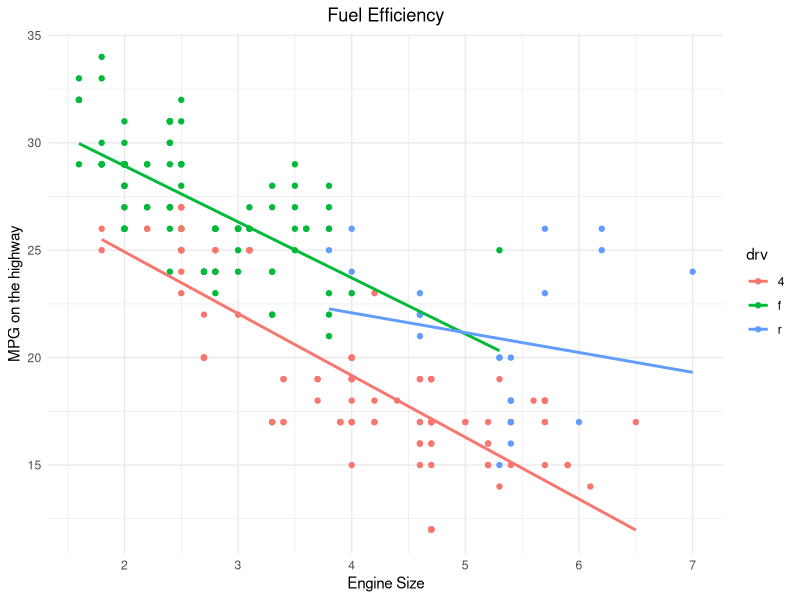

The R script that drew this image: (Note: this script raises an error after producing the figure.)
library(tidyverse)
data()
?mpg
View(mpg)
glimpse(mpg)

names(mpg)

mpg %>% 
  filter(hwy < 35) %>% 
  ggplot(aes(x = displ,
             y = hwy,
             colour = drv))+
  geom_point()+
  geom_smooth(method = lm,
              se = F)+
  labs(x = "Engine Size",
       y = "MPG on the highway",
       title = "Fuel Efficiency")+
  theme_minimal()+
  theme(plot.title = element_text(hjust = 0.5))+
  ggsave("MPG_hwy.jpg")
###########################################################################

mpg %>% 
  ggplot(aes(x = displ,
             y = hwy,
             colour = drv))+
  geom_point()+
  geom_smooth(method = lm,
              se = F)+
  labs(x = "Engine Size",
       y = "MPG on the highway",
       title = "Fuel Efficiency")+
  theme_minimal()+
  theme(plot.title = element_text(hjust = 0.5))


mpg %>% 
  ggplot(aes(x = displ,
             y = hwy,
             colour = drv))+
  geom_point()+
  geom_smooth(method = lm)+
  labs(x = "Engine Size",
       y = "MPG on the highway",
       title = "Fuel Efficiency")+
  theme_minimal()+
  theme(plot.title = element_text(hjust = 0.5))


mpg %>% 
  ggplot(aes(x = displ,
             y = hwy,
             colour = drv))+
  geom_point()+
  geom_smooth()+
  labs(x = "Engine Size",
       y = "MPG on the highway",
       title = "Fuel Efficiency")+
  theme_minimal()+
  theme(plot.title = element_text(hjust = 0.5))


mpg %>% 
  filter(hwy < 35) %>% 
  ggplot(aes(x = displ,
             y = hwy))+
  geom_point()+
  geom_smooth(method = lm,
              se = F)+
  labs(x = "Engine Size",
       y = "MPG on the highway",
       title = "Fuel Efficiency")+
  theme_minimal()+
  theme(plot.title = element_text(hjust = 0.5))
  

mpg %>% 
  filter(hwy < 35) %>% 
  ggplot(aes(x = displ,
             y = hwy))+
  geom_point(aes(colour = drv))+
  geom_smooth(method = lm,
              se = F)+
  labs(x = "Engine Size",
       y = "MPG on the highway",
       title = "Fuel Efficiency")+
  theme_minimal()+
  theme(plot.title = element_text(hjust = 0.5))


mpg %>% 
  filter(hwy < 35) %>% 
  ggplot(aes(x = displ,
             y = hwy))+
  geom_point(aes(colour = drv))+
  geom_smooth()+
  labs(x = "Engine Size",
       y = "MPG on the highway",
       title = "Fuel Efficiency")+
  theme_minimal()+
  theme(plot.title = element_text(hjust = 0.5))


mpg %>% 
  filter(hwy < 35) %>% 
  ggplot(aes(x = displ,
             y = hwy))+
  geom_point(aes(colour = drv))+
  geom_smooth(se = F)+
  labs(x = "Engine Size",
       y = "MPG on the highway",
       title = "Fuel Efficiency")+
  theme_minimal()+
  theme(plot.title = element_text(hjust = 0.5))


mpg %>% 
  filter(hwy < 35) %>% 
  ggplot(aes(x = displ,
             y = hwy,
             colour = drv))+
  geom_point(size = 4, alpha = 0.5)+
  geom_smooth(method = lm,
              se = F)+
  labs(x = "Engine Size",
       y = "MPG on the highway",
       title = "Fuel Efficiency")+
  theme_minimal()+
  theme(plot.title = element_text(hjust = 0.5))


mpg %>% 
  filter(hwy < 35) %>% 
  ggplot(aes(x = displ,
             y = hwy,
             colour = drv))+
  geom_point(size = 4, alpha = 0.5)+
  geom_smooth(method = lm)+
  labs(x = "Engine Size",
       y = "MPG on the highway",
       title = "Fuel Efficiency")+
  theme_minimal()+
  theme(plot.title = element_text(hjust = 0.5))














